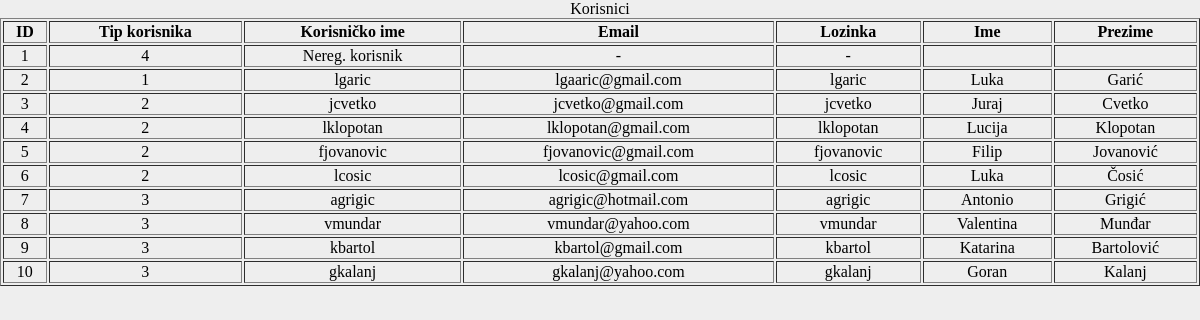
The app's page /Privatno/korisnici.php with its own data.
### tables this page shows
CREATE TABLE IF NOT EXISTS `Korisnici` (
  `Korisnici_ID` int(11) NOT NULL AUTO_INCREMENT,
  `TipKorisnika_ID` int(11) NOT NULL,
  `Korisnici_korime` varchar(20) NOT NULL,
  `Korisnici_email` varchar(45) NOT NULL,
  `Korisnici_lozinka` varchar(64) NOT NULL,
  `Korisnici_kriptiranaLozinka` varchar(64) NOT NULL,
  `Korisnici_datumRegistriranja` datetime NOT NULL,
  `Korisnici_ime` varchar(25) DEFAULT NULL,
  `Korisnici_prezime` varchar(25) DEFAULT NULL,
  `Korisnici_status` int(11) DEFAULT NULL,
  `Korisnici_neuspjesniLogin` int(11) DEFAULT NULL,
  `Korisnici_aktivacijskiKod` varchar(20) NOT NULL,
  PRIMARY KEY (`Korisnici_ID`),
  KEY `fk_Korisnici_Tip_korisnika1_idx` (`TipKorisnika_ID`)
);

### baza.class.php (called while the page is built, shortened)
<?php
class Baza {
    private $veza = null;
    function spojiDB() {
        $this->veza = new mysqli(self::server, self::korisnik, self::lozinka, self::baza);
        $this->veza->set_charset("utf8");
        return $this->veza;
    }
    function selectDB($upit) {
        $rezultat = $this->veza->query($upit);
        return $rezultat;
    }
}
?>

### Privatno/korisnici.php (the view, shortened to what this page needs)
<?php
require '../baza.class.php';
function Ispis() {
    $veza = new Baza();
    $veza->spojiDB();
    $upit = "SELECT * FROM `Korisnici`";
    $rezultat = $veza->selectDB($upit);
    while ($red = mysqli_fetch_array(($rezultat))) {
        print "<tr><td>$red[0]</td><td>$red[1]</td><td>$red[2]</td><td>$red[3]</td><td>$red[4]</td><td>$red[7]</td><td>$red[8]</td></tr>\n";
    }
}
?>
<!DOCTYPE html>
<html lang="hr">
    <head>
        <link rel="stylesheet" type="text/css" href="CSS/lgaric.css">
        <link rel="stylesheet" type="text/css" href="CSS/lgaric_prilagodbe.css">
    </head>
    <body>
        <div>
            <table border='1' id='tablica'>
                <caption>Korisnici</caption>
                <thead>
                    <tr id='tablicaHeader'>
                        <th>ID</th>
                        <th>Tip korisnika</th>
                        <th>Korisničko ime</th>
                        <th>Email</th>
                        <th>Lozinka</th>
                        <th>Ime</th>
                        <th>Prezime</th>
                    </tr>
                </thead>
                <tbody>
                    <?php Ispis(); ?>
                </tbody>
            </table>
        </div>
    </body>
</html>

### CSS/lgaric.css (style rules this page uses)
html, body, div, nav, ul, li, a, figcaption, figure, header, footer { margin: 0; padding: 0; border: 0; font-size: 100%; }
body { z-index: -5; background: #eeeeee; }
table { text-align: center; margin: 0 auto; width: 100%; }

### records on screen
korisnici: Korisnici_ID "1", TipKorisnika_ID "4", Korisnici_korime "Nereg. korisnik", Korisnici_email "-", Korisnici_lozinka "-"
korisnici: Korisnici_ID "2", TipKorisnika_ID "1", Korisnici_korime "lgaric", Korisnici_email "lgaaric@gmail.com", Korisnici_lozinka "lgaric", Korisnici_ime "Luka", Korisnici_prezime "Garić"
korisnici: Korisnici_ID "3", TipKorisnika_ID "2", Korisnici_korime "jcvetko", Korisnici_email "jcvetko@gmail.com", Korisnici_lozinka "jcvetko", Korisnici_ime "Juraj", Korisnici_prezime "Cvetko"
korisnici: Korisnici_ID "4", TipKorisnika_ID "2", Korisnici_korime "lklopotan", Korisnici_email "lklopotan@gmail.com", Korisnici_lozinka "lklopotan", Korisnici_ime "Lucija", Korisnici_prezime "Klopotan"
korisnici: Korisnici_ID "5", TipKorisnika_ID "2", Korisnici_korime "fjovanovic", Korisnici_email "fjovanovic@gmail.com", Korisnici_lozinka "fjovanovic", Korisnici_ime "Filip", Korisnici_prezime "Jovanović"
korisnici: Korisnici_ID "6", TipKorisnika_ID "2", Korisnici_korime "lcosic", Korisnici_email "lcosic@gmail.com", Korisnici_lozinka "lcosic", Korisnici_ime "Luka", Korisnici_prezime "Čosić"
korisnici: Korisnici_ID "7", TipKorisnika_ID "3", Korisnici_korime "agrigic", Korisnici_email "agrigic@hotmail.com", Korisnici_lozinka "agrigic", Korisnici_ime "Antonio", Korisnici_prezime "Grigić"
korisnici: Korisnici_ID "8", TipKorisnika_ID "3", Korisnici_korime "vmundar", Korisnici_email "vmundar@yahoo.com", Korisnici_lozinka "vmundar", Korisnici_ime "Valentina", Korisnici_prezime "Munđar"
korisnici: Korisnici_ID "9", TipKorisnika_ID "3", Korisnici_korime "kbartol", Korisnici_email "kbartol@gmail.com", Korisnici_lozinka "kbartol", Korisnici_ime "Katarina", Korisnici_prezime "Bartolović"
korisnici: Korisnici_ID "10", TipKorisnika_ID "3", Korisnici_korime "gkalanj", Korisnici_email "gkalanj@yahoo.com", Korisnici_lozinka "gkalanj", Korisnici_ime "Goran", Korisnici_prezime "Kalanj"
